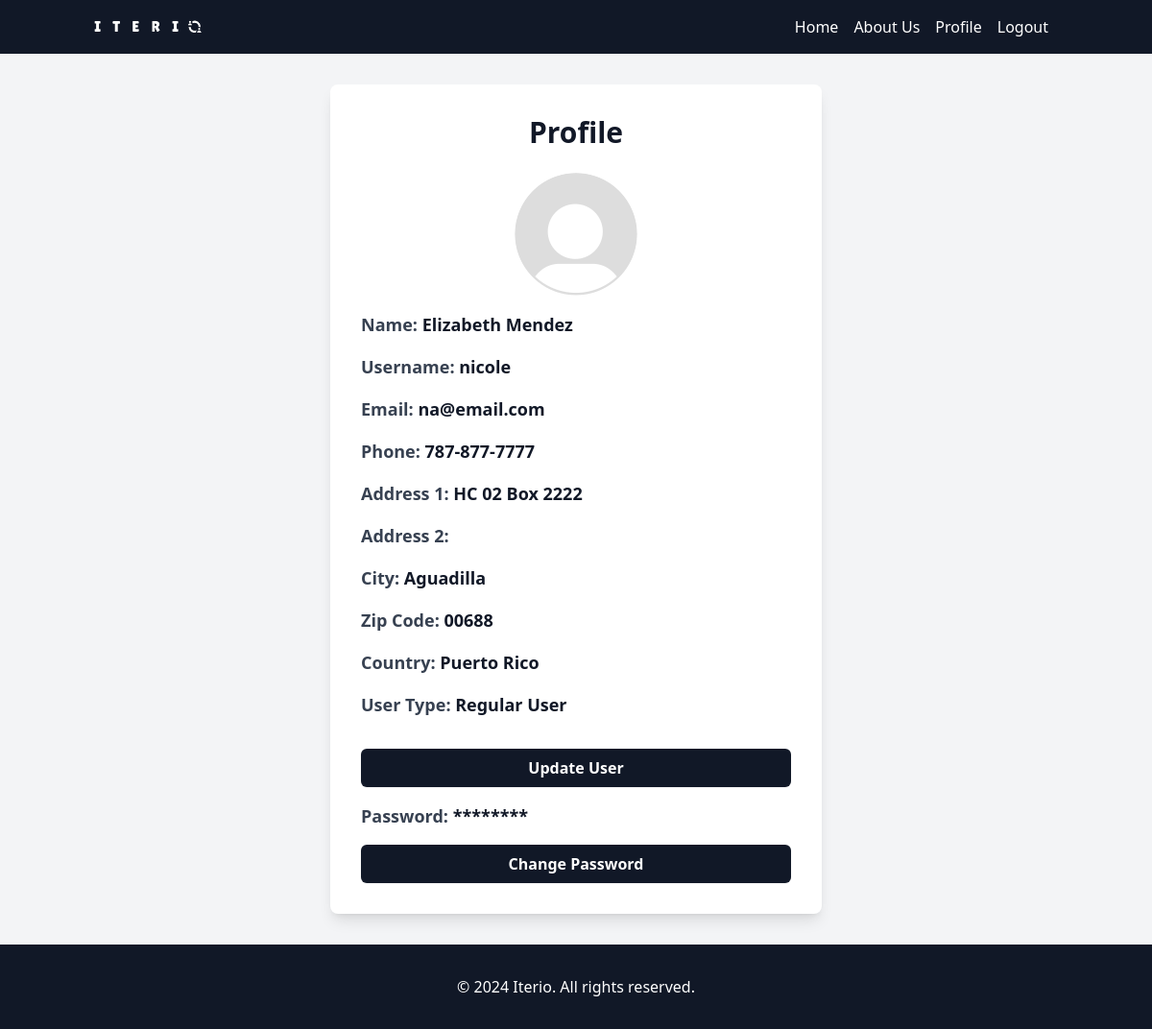
Screenshot of /profile/ (signed in) with the database file from the repository.
### iterio_app/models.py (models this page shows, shortened)
class Profile(models.Model):
    USER_CHOICES = [
        ('regular', 'Regular User'),
        ('provider', 'Service Provider'),
    ]
    user = models.OneToOneField(User, on_delete=models.CASCADE)
    date_modified = models.DateTimeField(User, auto_now=True)
    phone = models.CharField(max_length=20, blank=True)
    address1 = models.CharField(max_length=200, blank=True)
    address2 = models.CharField(max_length=200, blank=True)
    city = models.CharField(max_length=200, blank=True)
    zipcode = models.CharField(max_length=200, blank=True)
    country = models.CharField(max_length=200, blank=True)
    user_type = models.CharField(max_length=20, choices=USER_CHOICES, default='regular')
    profile_picture = models.ImageField(upload_to='profile_pictures', blank=True, null=True)

### iterio_app/views.py (the view)
# urls.py: path('profile/', views.profile, name='profile'),
def profile(request):
    profile = Profile.objects.get(user=request.user)
    return render(request, 'iterio_app/profile.html', {'profile': profile, 'user': request.user})

### iterio_app/templates/iterio_app/profile.html (shortened to what this page needs)
{% extends 'main.html' %}
{% load static %}
{% load static tailwind_tags %}
{% block content %}
<div class="bg-gray-100 min-h-screen flex items-center justify-center">
    <div class="max-w-lg w-full bg-white p-8 rounded-lg shadow-lg">
        <h1 class="text-3xl font-bold text-gray-900 mb-6 text-center">Profile</h1>
        <div class="space-y-4">
            <div class="text-center">
                {% if profile.profile_picture %}
                    <img src="{{ profile.profile_picture.url }}" alt="Profile Picture" class="w-32 h-32 rounded-full mx-auto">
                {% else %}
                    <img src="{% static 'images/default_profile.png' %}" alt="Default Profile Picture" class="w-32 h-32 rounded-full mx-auto">
                {% endif %}
            </div>
            <div>
                <p class="text-lg font-semibold text-gray-700">Name: <span class="text-gray-900">{{ user.first_name }} {{ user.last_name }}</span></p>
            </div>
            <div>
                <p class="text-lg font-semibold text-gray-700">Username: <span class="text-gray-900">{{ user.username }}</span></p>
            </div>
            <div>
                <p class="text-lg font-semibold text-gray-700">Email: <span class="text-gray-900">{{ user.email }}</span></p>
            </div>
            <div>
                <p class="text-lg font-semibold text-gray-700">Phone: <span class="text-gray-900">{{ profile.phone }}</span></p>
            </div>
            <div>
                <p class="text-lg font-semibold text-gray-700">Address 1: <span class="text-gray-900">{{ profile.address1 }}</span></p>
            </div>
            <div>
                <p class="text-lg font-semibold text-gray-700">Address 2: </p>
            </div>
            <div>
                <p class="text-lg font-semibold text-gray-700">City: <span class="text-gray-900">{{ profile.city }}</span></p>
            </div>
            <div>
                <p class="text-lg font-semibold text-gray-700">Zip Code: <span class="text-gray-900">{{ profile.zipcode }}</span></p>
            </div>
            <div>
                <p class="text-lg font-semibold text-gray-700">Country: <span class="text-gray-900">{{ profile.country }}</span></p>
            </div>
            <div>
                <p class="text-lg font-semibold text-gray-700">User Type:
                    <span class="text-gray-900">
                        {% if profile.user_type == 'provider' %}
                            Service Provider
                        {% else %}
                            Regular User
                        {% endif %}
                    </span>
                </p>
            </div>
        </div>
        <div class="mt-8 space-y-4">
            <a href="{% url 'update_user' %}" class="block w-full py-2 px-4 text-center bg-gray-900 text-white font-semibold rounded-md shadow-sm hover:bg-gray-500 focus:outline-none focus:ring-2 focus:ring-offset-2 focus:ring-indigo-500">
                Update User
            </a>
            <p class="text-lg font-semibold text-gray-700">Password: <span class="text-gray-900">********</span></p>
            <a href="{% url 'update_password' %}" class="block w-full py-2 px-4 text-center bg-gray-900 text-white font-semibold rounded-md shadow-sm hover:bg-gray-500 focus:outline-none focus:ring-2 focus:ring-offset-2 focus:ring-red-500">
                Change Password
            </a>
        </div>
    </div>
</div>
{% endblock %}

### templates/main.html (style rules this page uses)
html, body { height: 100%; }
body { display: flex; flex-direction: column; }

### rows the page displays
Profile: phone "787-877-7777", address1 "HC 02 Box 2222", city "Aguadilla", zipcode "00688", country "Puerto Rico"

### other values shown
{{ user.first_name }} "Elizabeth"
{{ user.last_name }} "Mendez"
{{ user.username }} "nicole"
{{ user.email }} "na@email.com"
